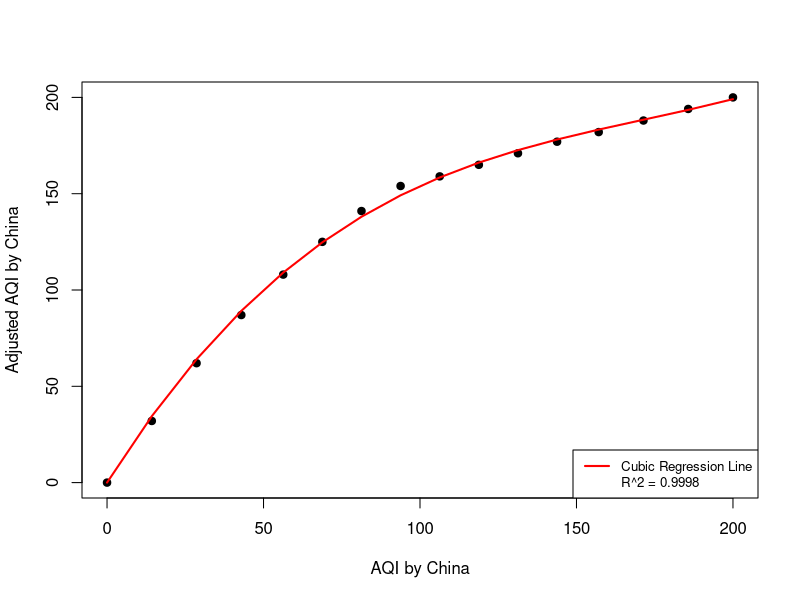
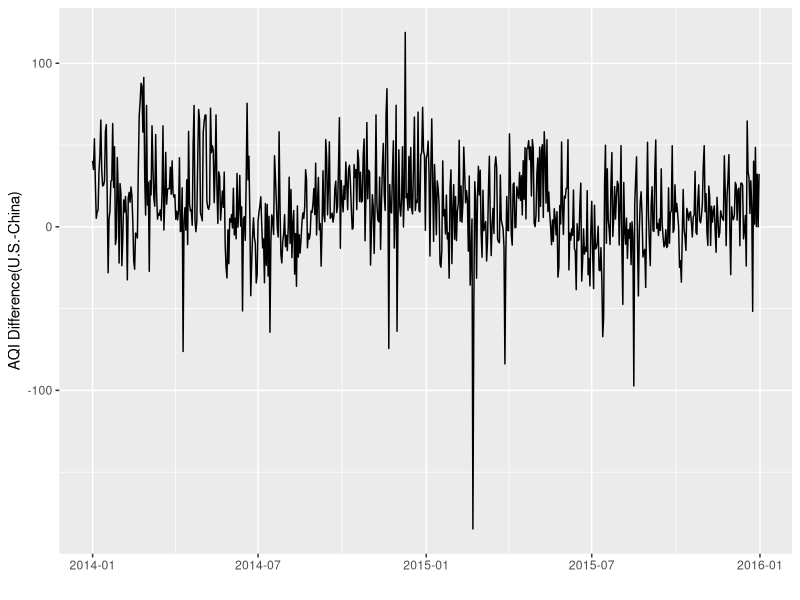

Source code (R) for these figures, in order: (Note: this script raises an error after producing the figures.)
## ---- chunk 1
suppressPackageStartupMessages(library(dplyr))
library(ggplot2)
library(readxl)
aqidiff <- read_excel("aqi_raw.xlsx", sheet = 1)
# Inpute missing values from other data sources
aqidiff[is.na(aqidiff$China_AQI), "China_AQI"] <- c(330, 215, 209, 186, 181, 71, 33)

# Adjust PM2.5
x <- c(0, 14.3, 28.6, 42.9, 56.3, 68.8, 81.3, 93.8, 106.3, 118.8, 131.3, 143.8, 157.1, 171.4, 185.7, 200)
y <- c(0, 32, 62, 87, 108, 125, 141, 154, 159, 165, 171, 177, 182, 188, 194, 200)

adj_lm <- lm(y~I(x^3)+I(x^2)+x+0)
# Scatterplot and regression line
plot(x, y, pch = 19, xlab = "AQI by China", ylab = "Adjusted AQI by China")
lines(x, predict(adj_lm), col = "red", lwd = 2)
legend("bottomright", col = c("red", NA), lwd = 2, 
       legend = c("Cubic Regression Line", paste0(expression(R^2), " = 0.9998")), cex = 0.8)

adj_china_aqi <- unlist(sapply(1:dim(aqidiff)[1], function(x) ifelse(aqidiff$Main_Pollutant[x] == "PM2.5" && !is.na(aqidiff$Main_Pollutant[x]) && aqidiff$China_AQI[x] < 200, predict(adj_lm, newdata = data.frame(x = aqidiff$China_AQI[x])), aqidiff$China_AQI[x])))
aqidiff <- aqidiff %>% mutate(China_aqi_adj = adj_china_aqi) %>% mutate(aqi_diff = US_AQI - China_aqi_adj) %>% select(Date, China_AQI, US_AQI, China_aqi_adj, aqi_diff)
#head(aqidiff)
#summary(aqidiff)
ggplot(aqidiff, aes(Date, aqi_diff)) + geom_line() + xlab("") + ylab("AQI Difference(U.S.-China)")
## ---- chunk 2
zeromean <- aqidiff$aqi_diff-mean(aqidiff$aqi_diff)
#ts.plot(zeromean)
library(tseries)
pvalue <- adf.test(zeromean)$p.value
pvalue
## ---- chunk 3
# top 10 days by AQI diff
aqidiff %>% arrange(desc(aqi_diff)) %>% head(10)
## ---- chunk 4
aqidiff %>% filter(strftime(Date, format = "%Y") == 2015) %>% arrange(desc(aqi_diff)) %>% head(10)
## ---- chunk 5
aqidiff.ts<-ts(aqidiff$aqi_diff,frequency=365)
aqidiff.de<-decompose(aqidiff,type="additive")
plot(aqidiff.de)
